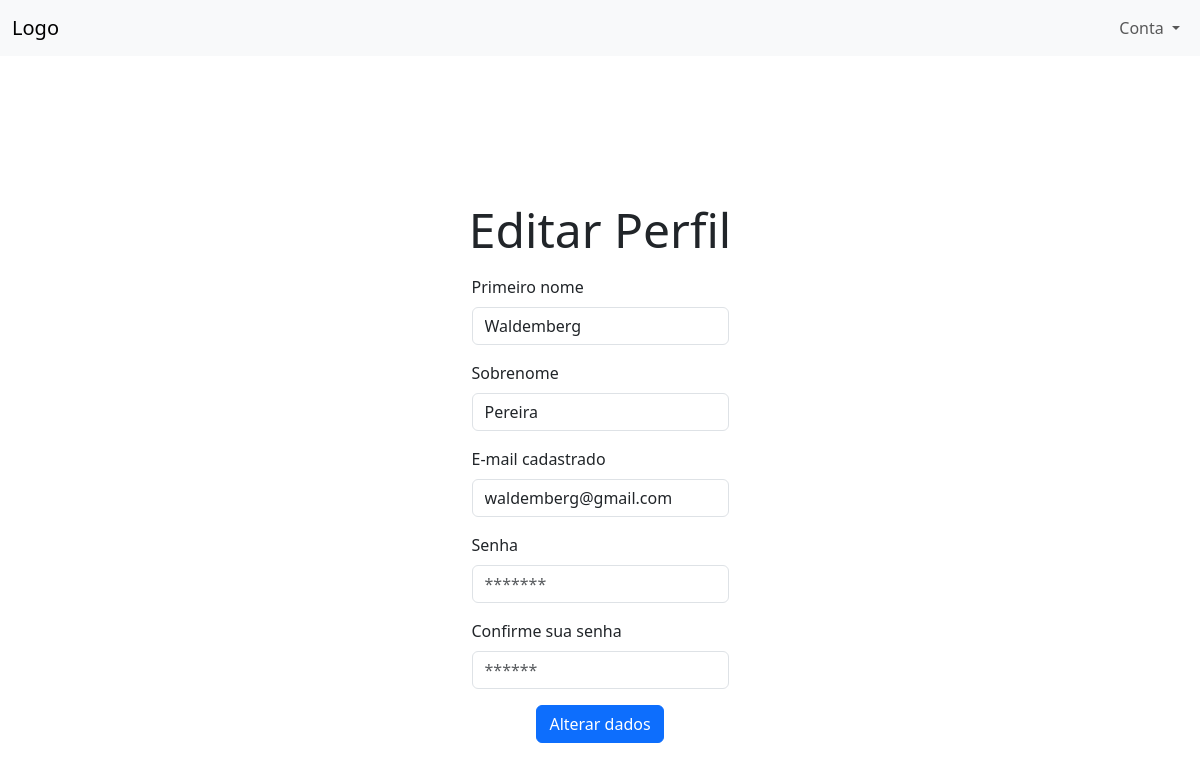
Page /accounts/profile/ (signed in) on the earlier database version.
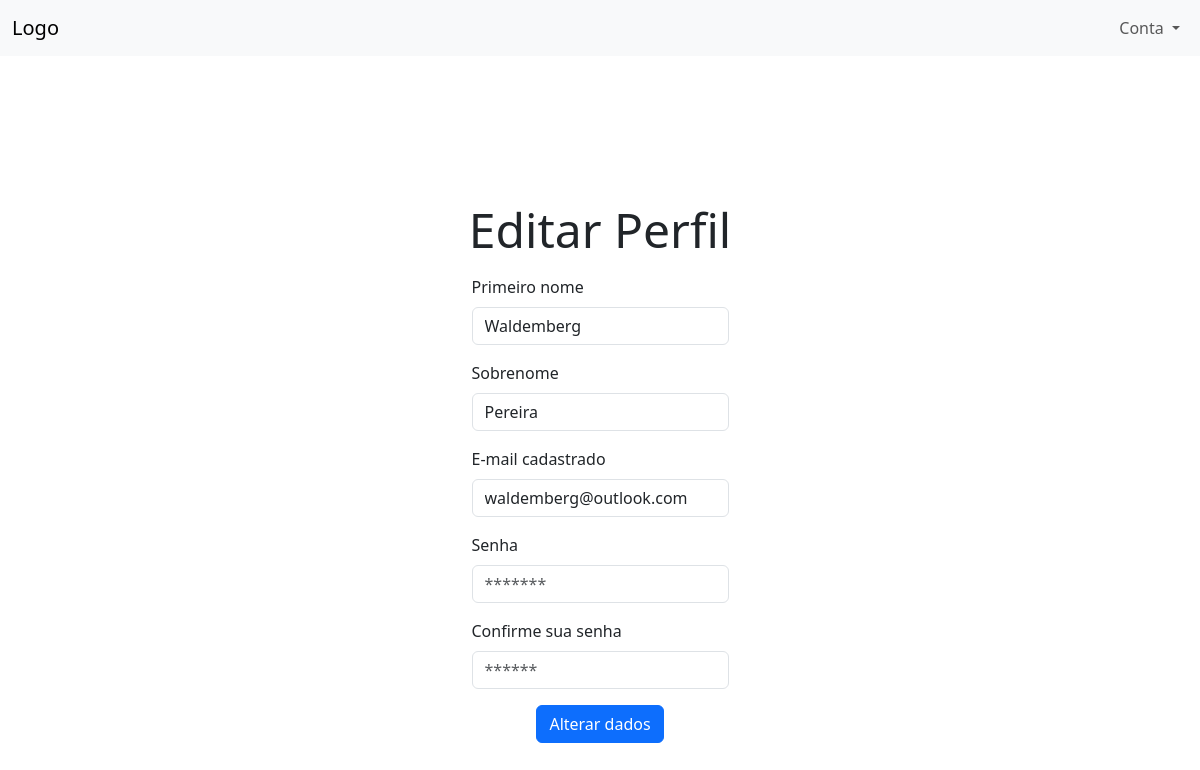
Same page on the later database version.
### accounts/models.py (models this page shows, shortened)
class CustomUser(AbstractBaseUser, PermissionsMixin):
    first_name = models.CharField(max_length=50)
    surname = models.CharField(max_length=100)
    email = models.EmailField(unique=True)
    is_active = models.BooleanField(default=True)
    is_staff = models.BooleanField(default=False)
    is_superuser = models.BooleanField(default=False)
    date_joined = models.DateTimeField(auto_now_add=True)
    objects = CustomUserManager()
    USERNAME_FIELD = 'email'
    REQUIRED_FIELDS = ['first_name', 'surname']

### accounts/views.py (the view, shortened to what this page needs)
# urls.py: path('profile/', views.profile, name='profile')
def profile(request):
    if request.method == 'GET':
        return render(request, 'profile.html')

### accounts/templates/profile.html (shortened to what this page needs)
{% extends 'base.html' %}
{% load static %}
{% block content %}
<div class="container vh-100 d-flex flex-column align-items-center justify-content-center">
    <form method="POST" action="{% url 'profile' %}" class="d-flex flex-column align-items-center mt-5">
        <h2 class="mb-3 display-5">Editar Perfil</h2>
        <div class="mb-3">
          <label for="InputFirstName" class="form-label">Primeiro nome</label>
          <input name="first_name" type="text" class="form-control" id="InputFirstName" value="{{user.first_name}}">
        </div>
        <div class="mb-3">
          <label for="InputSurname" class="form-label">Sobrenome</label>
          <input name="surname" type="text" class="form-control" id="InputSurname" value="{{user.surname}}">
        </div>
        <div class="mb-3">
            <label for="InputEmail" class="form-label">E-mail cadastrado</label>
            <input name="email" type="email" class="form-control" id="InputEmail" value={{user.email}}>
        </div>
        <div class="mb-3">
            <label for="InputPassword" class="form-label">Senha</label>
            <input name="password" type="password" class="form-control" id="InputPassword" placeholder="*******">
        </div>
        <div class="mb-3">
            <label for="InputConfirmPassword" class="form-label">Confirme sua senha</label>
            <input name="confirm_password" type="password" class="form-control" id="InputConfirmPassword" placeholder="******">
        </div>
        <button type="submit" class="btn btn-primary mb-3">Alterar dados</button>
      </form>
</div>
{% endblock %}

### templates/base.html (shortened to what this page needs)
<!doctype html>
<html lang="pt-br">
  <head>
    <link href="https://cdn.jsdelivr.net/npm/bootstrap@5.3.5/dist/css/bootstrap.min.css" rel="stylesheet">
    <link rel="stylesheet" href="https://cdn.jsdelivr.net/npm/bootstrap-icons@1.11.3/font/bootstrap-icons.min.css">
  </head>
  <body>
    {% if user.is_authenticated %}
        {% include "partials/navbar.html" %}
    {% endif %}
    {% block content %}
    {% endblock %}
  </body>
</html>

### templates/partials/navbar.html (shortened to what this page needs)
<nav class="navbar navbar-expand-lg bg-body-tertiary">
    <div class="container-fluid">
      <a class="navbar-brand" href="{% url 'home' %}">Logo</a>
      <div class="collapse navbar-collapse" id="navbarNavDropdown">
        <ul class="navbar-nav ms-auto">
          <li class="nav-item dropdown">
            <a class="nav-link dropdown-toggle" href="#" role="button" data-bs-toggle="dropdown" aria-expanded="false">
              Conta
            </a>
          </li>
        </ul>
      </div>
    </div>
  </nav>

Differences in the rows shown:
changed CustomUser "Waldemberg": email "waldemberg@gmail.com" → "waldemberg@outlook.com"
